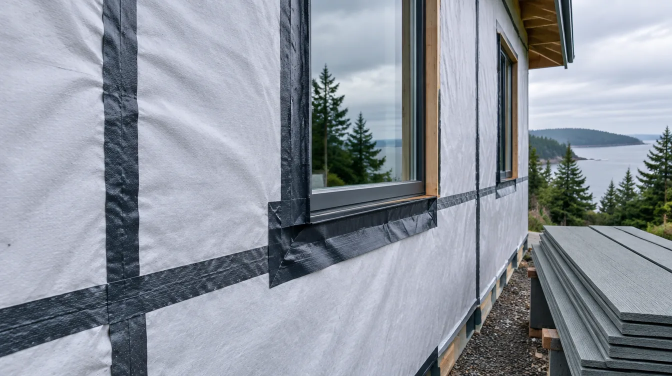
#> input picture intake/inbox/2026-09-22-siding-replacement-edmonds-coastal-wa/media/shot-2.webp, 1344 x 752 px (shown at 1/2 size)
$ python -i make_perf_assets.py   (imports and definitions only)
#> lines starting #> are read from the running program, lines starting #| are printed output that depends on the picture
#!/usr/bin/env python3
"""Build performance assets: Latin Inter, Font Awesome subset, image variants, 720p videos.

Original media files are left in place. Derived files get new names and unique checksums.
"""
from __future__ import annotations

import hashlib
import re
import subprocess
from io import BytesIO
from pathlib import Path

from PIL import Image

ROOT = Path(__file__).resolve().parents[1]
PYFT = Path.home() / ".local" / "bin" / "pyftsubset"
WIDTHS = (480, 800, 1200)
HERO_WIDTHS = (640, 1280)
HERO_BUDGET = 150 * 1024
SKIP_PARTS = {"node_modules", "intake", "tests", ".git", "vendor"}


def md5(data: bytes) -> str:
    return hashlib.md5(data).hexdigest()


# [36 lines left out: functions existing_md5s, save_unique, to_width, not called in this run]


def variant_name(path: Path, width: int) -> Path:
    return path.with_name(f"{path.stem}-{width}.webp")


def is_variant(path: Path) -> bool:
    return bool(re.search(r"-(480|640|800|1200|1280)$", path.stem))


# [122 lines left out: functions build_images, build_font, icon_names, build_icons, published_videos, not called in this run]


def encode_one(src: Path) -> None:
    dest = src.with_name(src.stem + "-720.mp4")
    poster = src.with_name(src.stem + "-poster.webp")
    if not dest.exists() or dest.stat().st_size == 0:
        probe = subprocess.run(
            [
                "ffprobe", "-v", "error", "-select_streams", "v:0",
                "-show_entries", "stream=height", "-of", "csv=p=0", str(src),
            ],
            capture_output=True, text=True,
        )
        try:
            height = int((probe.stdout or "0").strip().split(",")[0] or "0")
        except ValueError:
            height = 0
        vf = ["-vf", "scale=-2:720"] if height > 720 else []
        cmd = [
            "ffmpeg", "-y", "-i", str(src), *vf,
            "-c:v", "libx264", "-crf", "28", "-preset", "veryfast",
            "-c:a", "aac", "-b:a", "96k",
            "-movflags", "+faststart",
            "-metadata", f"comment=board-720-{src.name}",
            str(dest),
        ]
        proc = subprocess.run(cmd, capture_output=True)
        if proc.returncode != 0:
            cmd = [
                "ffmpeg", "-y", "-i", str(src), *vf,
                "-c:v", "libx264", "-crf", "28", "-preset", "veryfast",
                "-an", "-movflags", "+faststart",
                "-metadata", f"comment=board-720-{src.name}",
                str(dest),
            ]
            proc = subprocess.run(cmd, capture_output=True)
            if proc.returncode != 0:
                err = proc.stderr.decode("utf-8", "replace")[-500:]
                raise SystemExit(f"ffmpeg failed for {src}:\n{err}")
        print(f"  video {dest.relative_to(ROOT)} {dest.stat().st_size / 1e6:.2f} MB (from {src.stat().st_size / 1e6:.2f})")
    else:
        print(f"  video exists {dest.relative_to(ROOT)}")
    if poster.exists() and poster.stat().st_size > 0:
        return
    png = subprocess.run(
        ["ffmpeg", "-y", "-ss", "0.4", "-i", str(src), "-frames:v", "1", "-f", "image2pipe", "-vcodec", "png", "pipe:1"],
        capture_output=True,
    )
    if png.returncode != 0 or not png.stdout:
        print(f"  poster skipped {src.name}")
        return
    im = Image.open(BytesIO(png.stdout))
    resized = to_width(im, 1280) or im.convert("RGB")
    seen = existing_md5s()
    save_unique(resized, poster, quality=62, seen=seen)
    print(f"  poster {poster.relative_to(ROOT)} {poster.stat().st_size // 1024} KB")


# [19 lines left out: functions build_videos, main, not called in this run]


# [2 lines not run here, left out]

>>> import cv2
>>> picture = cv2.imread('../intake/inbox/2026-09-22-siding-replacement-edmonds-coastal-wa/media/shot-2.webp', cv2.IMREAD_GRAYSCALE)
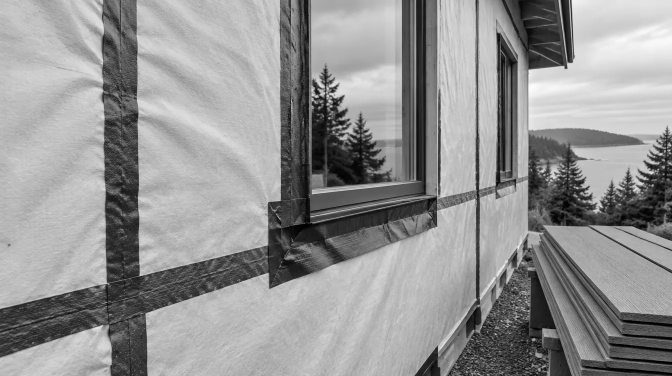
#> picture: shape (752, 1344) (shown at 1/2 size); min 0, max 253, mean 147.2
#> (the run stopped early here; a loop or call above may not have finished)

$ run again, on intake/inbox/2026-09-25-home-addition-mountlake-terrace-wa/media/shot-3.webp
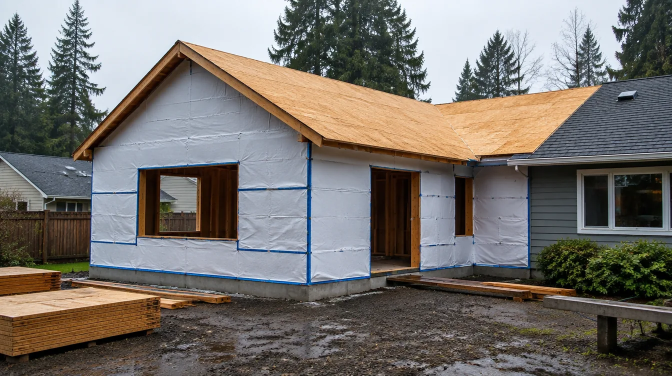
#> input picture intake/inbox/2026-09-25-home-addition-mountlake-terrace-wa/media/shot-3.webp, 1344 x 752 px (shown at 1/2 size)
#> `picture = cv2.imread('../intake/inbox/2026-09-22-siding-replacement-ed..`:
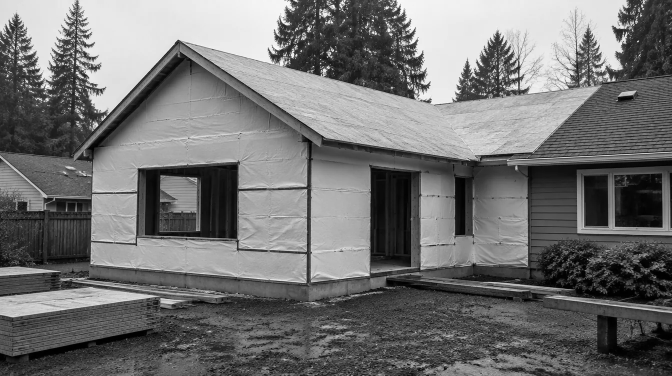
#> picture: shape (752, 1344) (shown at 1/2 size); min 0, max 255, mean 114.1

$ run again, on intake/inbox/2026-09-28-edmonds-area-remodel-permit-news/media/2026-09-07-edmonds-adu-1.webp
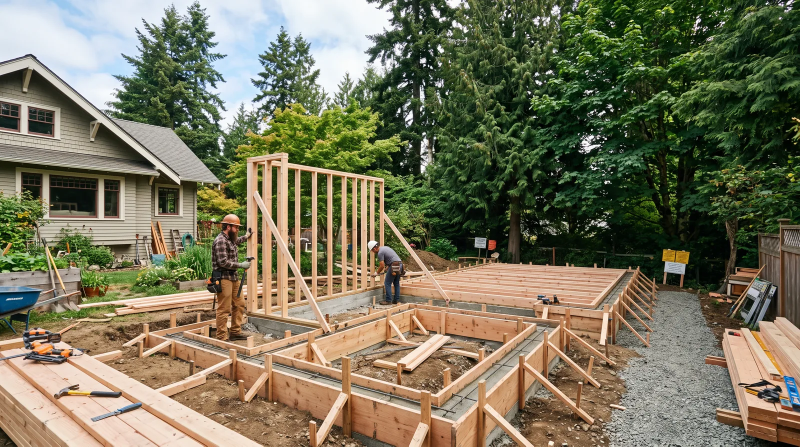
#> input picture intake/inbox/2026-09-28-edmonds-area-remodel-permit-news/media/2026-09-07-edmonds-adu-1.webp, 1600 x 893 px (shown at 1/2 size)
#> `picture = cv2.imread('../intake/inbox/2026-09-22-siding-replacement-ed..`:
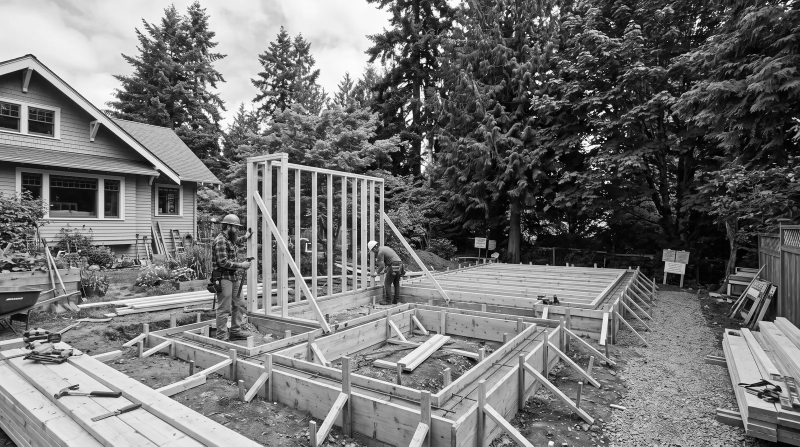
#> picture: shape (893, 1600) (shown at 1/2 size); min 0, max 255, mean 114.7

$ run again, on intake/inbox/2026-09-29-hiring-a-remodeler-mountlake-terrace-wa/media/2026-09-29-mountlake-terrace-hiring-2.webp
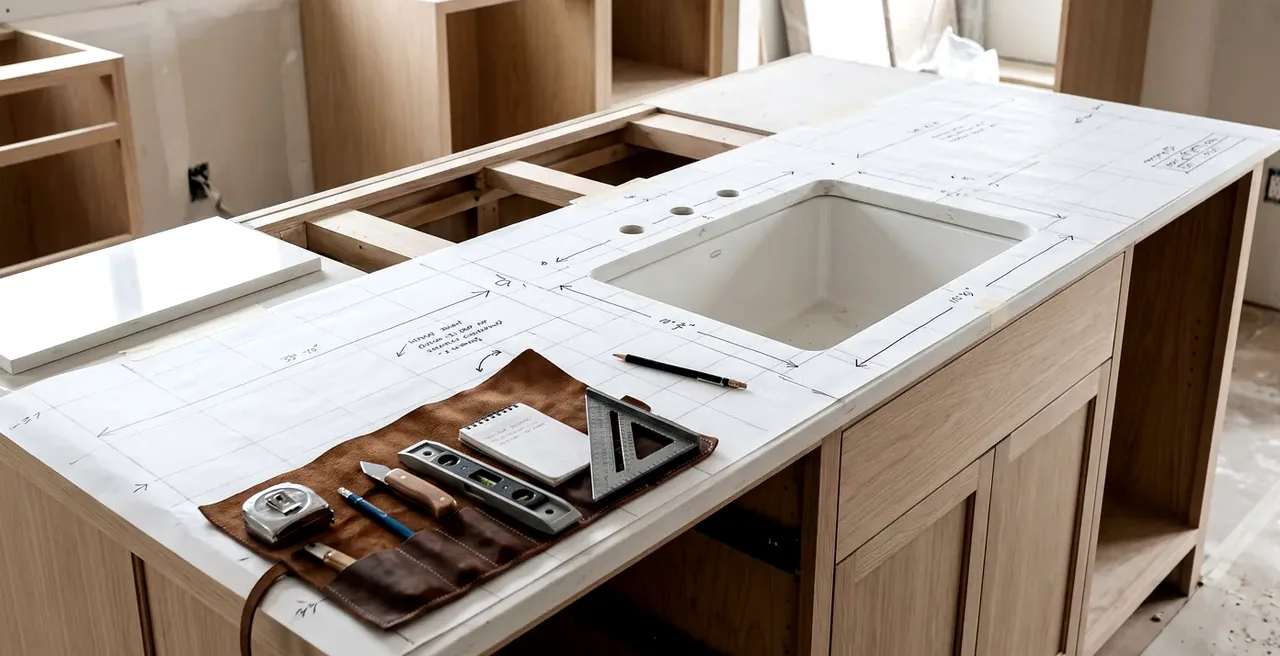
#> input picture intake/inbox/2026-09-29-hiring-a-remodeler-mountlake-terrace-wa/media/2026-09-29-mountlake-terrace-hiring-2.webp, 1280 x 656 px
#> `picture = cv2.imread('../intake/inbox/2026-09-22-siding-replacement-ed..`:
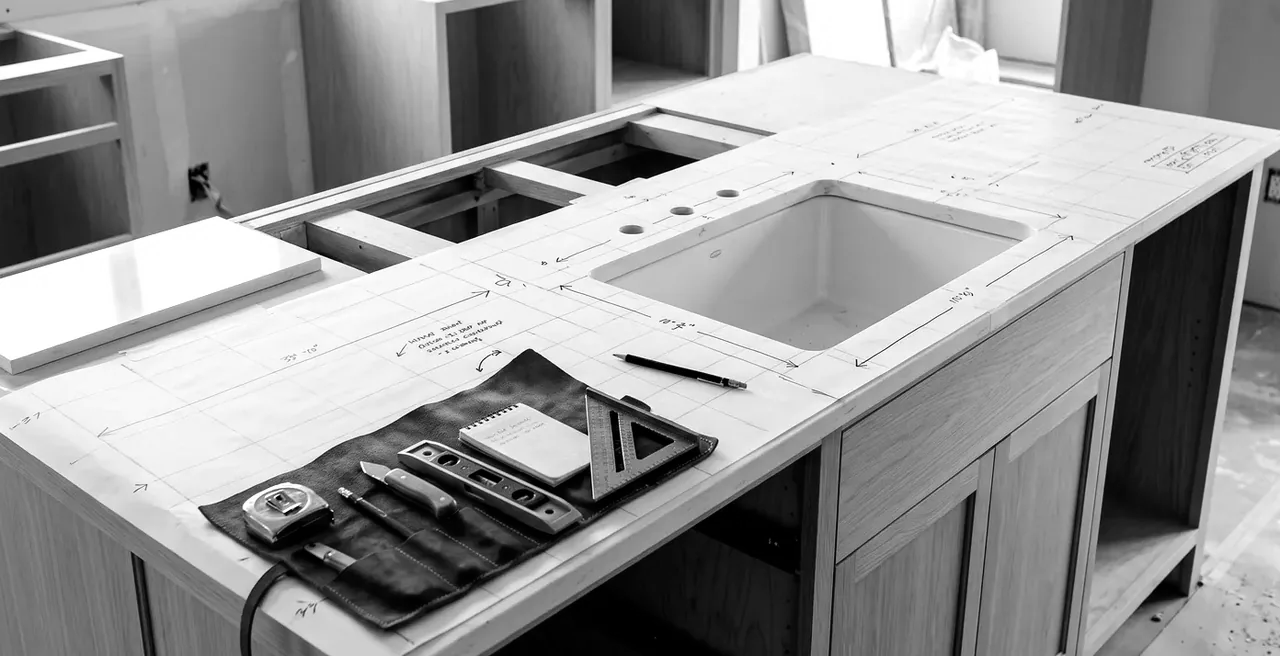
#> picture: shape (656, 1280); min 0, max 255, mean 148.4
